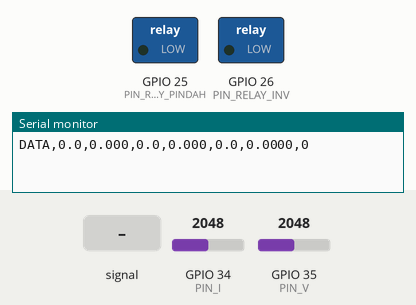
Simulated run of this sketch. Board: ESP32. On the bench: switched loads named in the sketch (green lamp = pin HIGH), the last lines printed to the serial monitor. The test bench sets the inputs (shaded band); at power-on: GPIO 34 (PIN_I) = 2048, GPIO 35 (PIN_V) = 2048 (analog values on the 0–4095 scale).

Above: at 1.2 s.
1.3 s: GPIO 34 (PIN_I) fed a 200 Hz sine of ±327 counts around its level
At 2.04 s:
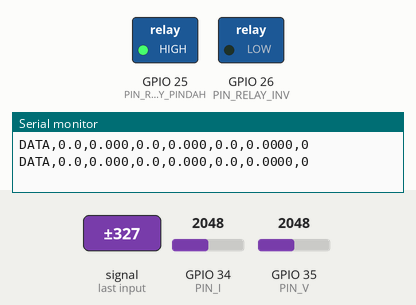
At 3.5 s:
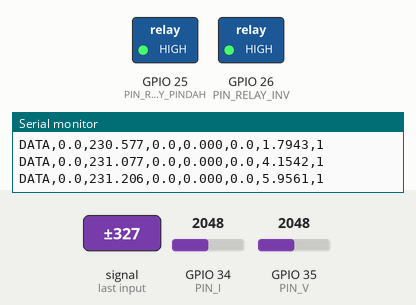
Timing chart, 0 to 5.0 s (numbered marks = the images above; inputs shaded):
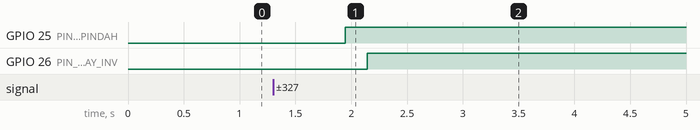

Measured:
- after the input at 1.3 s, GPIO 25 (PIN_RELAY_PINDAH): LOW → HIGH after 0.64 s; GPIO 26 (PIN_RELAY_INV): LOW → HIGH after 0.84 s

The sketch:

esp32_panel.ino
```cpp
/*
 * TAMBAH DAYA VIRTUAL - kerangka firmware ESP32 (BELUM DIUJI di perangkat keras)
 *
 * Alur: ukur tegangan dan arus total di jalur PLN -> hitung P, Q, faktor daya -> perbarui model termal MCB
 * -> bila pemanasan mendekati ambang aman, pindahkan alat yang boleh dipindah ke jalur baterai/inverter.
 *
 * Keluaran serial (untuk alat/perekam_serial.py), satu baris per jendela ukur (~0,3 detik):
 *   DATA,tegangan,arus,daya_aktif,faktor_daya,daya_reaktif,theta,baterai_aktif
 *
 * PENGKABELAN RELAY (lihat docs/pengkabelan.md):
 *  - Relay PINDAH (kontak tukar/SPDT, dua kutub: fasa dan netral):
 *      COM -> alat, NC -> jalur PLN, NO -> keluaran relay INVERTER.
 *    Koil mati = alat di PLN. Kontak tukar tidak bisa menyambung NC dan NO bersamaan.
 *  - Relay INVERTER (kontak NO, dua kutub): menyambung keluaran inverter ke terminal NO relay PINDAH.
 *    Koil mati = inverter terlepas.
 *  - Jadi bila ESP32 mati atau macet: kedua koil mati -> alat di PLN, inverter terlepas (fail-safe).
 *
 * ATURAN KESELAMATAN (jangan dilonggarkan):
 *  - Pindah PLN <-> inverter harus BREAK-BEFORE-MAKE: putus dulu, tunggu JEDA_PINDAH_MS, baru sambung.
 *    Keluaran inverter TIDAK BOLEH tersambung ke jaringan PLN walau sesaat.
 *  - RELAY_AKTIF_LOW harus sesuai modul relay yang dipakai. Disarankan modul "high level trigger"
 *    (jumper di posisi H) dan RELAY_AKTIF_LOW = false: bila ESP32 kehilangan daya, pin menjadi 0 V
 *    dan koil mati. Pada modul "low level trigger", pin 0 V justru MENGHIDUPKAN koil.
 *  - Uji dulu TANPA tegangan 220 V: saat ESP32 menyala normal dan saat kabel USB ESP32 dicabut,
 *    kedua relay harus dalam keadaan koil mati (lampu modul padam).
 *  - Alat yang dipindah akan mati sekitar 0,2 detik saat berpindah. Pilih alat yang tahan terhadap itu
 *    (pemanas, setrika, lampu). JANGAN memilih kompresor (kulkas, freezer, AC): kompresor yang dihidupkan
 *    kembali seketika dapat macet dan rusak.
 *  - Setelah pindah, alat ditahan minimal MIN_JEDA_AKSI_MS di baterai agar tidak berpindah bolak-balik.
 *  - Kode ini TIDAK menyentuh MCB pembatas PLN di meteran (disegel, milik PLN).
 *  - Pakai RCBO pada panel uji; uji pertama di laboratorium dengan pendampingan dosen.
 *
 * TODO: kalibrasi KAL_V dan KAL_I; isi TAU_DETIK dan THETA_TRIP dari analisis/fit_mcb.py
 *       (berkas parameter_mcb.json) untuk MCB yang dipakai.
 */
#include <math.h>

const int PIN_I = 34;                 // ADC1, sensor arus total di jalur PLN (setelah MCB, sebelum percabangan)
const int PIN_V = 35;                 // ADC1, sensor tegangan
const int PIN_RELAY_PINDAH = 25;      // relay kontak tukar: koil mati = alat di PLN, koil hidup = alat lepas dari PLN
const int PIN_RELAY_INV = 26;         // relay inverter: koil hidup = inverter tersambung ke sisi NO relay pindah
const bool RELAY_AKTIF_LOW = false;   // false: modul relay aktif saat pin HIGH (jumper modul di posisi H, disarankan)
                                      // true : modul relay aktif saat pin LOW
const int N_SAMPEL = 2000;

const float IN_MCB = 4.0f;            // arus nominal MCB panel uji [A]; ubah bila memakai MCB 2 A
float TAU_DETIK = 1200.0f;            // TODO dari parameter_mcb.json
float THETA_TRIP = 1.6f;              // TODO dari parameter_mcb.json
const float MARGIN = 0.80f;           // bertindak saat theta mencapai 80% ambang trip
const float THETA_LEPAS = 1.0f;       // kembali ke PLN bila di bawah ini (dan beban lain turun)
const unsigned long JEDA_PINDAH_MS = 200;
const unsigned long MIN_JEDA_AKSI_MS = 180000UL;   // alat minimal 3 menit di baterai sebelum boleh kembali ke PLN
const unsigned long MIN_JEDA_LINDUNG_MS = 10000UL; // jeda minimal sebelum aksi pelindung (pindah/tunda) berikutnya
const bool PAKAI_BATERAI = true;      // true: alat dipindah ke inverter; false: alat hanya ditunda (diputus sementara)
float KAL_V = 1.0f;                   // TODO kalibrasi: volt per unit ADC
float KAL_I = 1.0f;                   // TODO kalibrasi: ampere per unit ADC

float theta = 0.0f;                   // pemanasan model termal (relatif); 0 = MCB dingin saat ESP32 menyala
bool diBaterai = false;               // true = alat sedang lepas dari PLN (di baterai, atau ditunda)
bool pernahAksi = false;
unsigned long terakhirAksi = 0, terakhirHitung = 0;

struct Ukur { float vrms, irms, p, q, pf; };

Ukur baca() {
  static float offV = 2048, offI = 2048;
  double sV2 = 0, sI2 = 0, sP = 0;
  for (int k = 0; k < N_SAMPEL; k++) {
    int rv = analogRead(PIN_V), ri = analogRead(PIN_I);
    offV += (rv - offV) * 0.001f; offI += (ri - offI) * 0.001f;
    float v = (rv - offV) * KAL_V, i = (ri - offI) * KAL_I;
    sV2 += v * v; sI2 += i * i; sP += v * i;
    delayMicroseconds(100);
  }
  Ukur u;
  u.vrms = sqrt(sV2 / N_SAMPEL);
  u.irms = sqrt(sI2 / N_SAMPEL);
  u.p = sP / N_SAMPEL;
  float s = u.vrms * u.irms;
  u.pf = s > 0.01f ? fabs(u.p) / s : 0;
  u.q = s > fabs(u.p) ? sqrt(s * s - u.p * u.p) : 0;   // besaran saja, tanpa tanda induktif/kapasitif
  return u;
}

// koil = true -> koil relay diberi arus; koil = false -> koil mati (keadaan aman)
void setKoil(int pin, bool koil) {
  digitalWrite(pin, (koil != RELAY_AKTIF_LOW) ? HIGH : LOW);
}

void keBaterai() {
  setKoil(PIN_RELAY_PINDAH, true);    // putus dari PLN dulu (break)
  if (PAKAI_BATERAI) {
    delay(JEDA_PINDAH_MS);
    setKoil(PIN_RELAY_INV, true);     // baru sambung inverter (make)
  }
  diBaterai = true;
  Serial.println(PAKAI_BATERAI ? "AKSI,pindah_ke_baterai" : "AKSI,tunda_alat");
}

void keJalurPLN() {
  setKoil(PIN_RELAY_INV, false);      // lepas inverter dulu
  delay(JEDA_PINDAH_MS);
  setKoil(PIN_RELAY_PINDAH, false);   // baru kembali ke PLN
  diBaterai = false;
  Serial.println("AKSI,kembali_ke_pln");
}

void setup() {
  Serial.begin(115200);
  analogReadResolution(12);
  pinMode(PIN_RELAY_INV, OUTPUT);
  setKoil(PIN_RELAY_INV, false);      // keadaan awal: inverter terlepas
  pinMode(PIN_RELAY_PINDAH, OUTPUT);
  setKoil(PIN_RELAY_PINDAH, false);   // keadaan awal: semua dari PLN
  terakhirHitung = millis();
}

void loop() {
  Ukur u = baca();
  unsigned long now = millis();
  float dt = (now - terakhirHitung) / 1000.0f;
  terakhirHitung = now;

  float r = u.irms / IN_MCB;
  theta += dt * (r * r - theta) / TAU_DETIK;

  // Aksi pelindung (lepas dari PLN) tidak boleh tertahan lama: MCB turun lebih merugikan.
  // Kembali ke PLN ditahan minimal MIN_JEDA_AKSI_MS agar alat tidak berpindah bolak-balik.
  unsigned long sejak = now - terakhirAksi;
  if (!diBaterai && theta > MARGIN * THETA_TRIP && (!pernahAksi || sejak >= MIN_JEDA_LINDUNG_MS)) {
    keBaterai(); terakhirAksi = millis(); pernahAksi = true;
  } else if (diBaterai && theta < THETA_LEPAS && sejak >= MIN_JEDA_AKSI_MS) {
    keJalurPLN(); terakhirAksi = millis(); pernahAksi = true;
  }

  Serial.printf("DATA,%.1f,%.3f,%.1f,%.3f,%.1f,%.4f,%d\n", u.vrms, u.irms, u.p, u.pf, u.q, theta, diBaterai);
}
```
